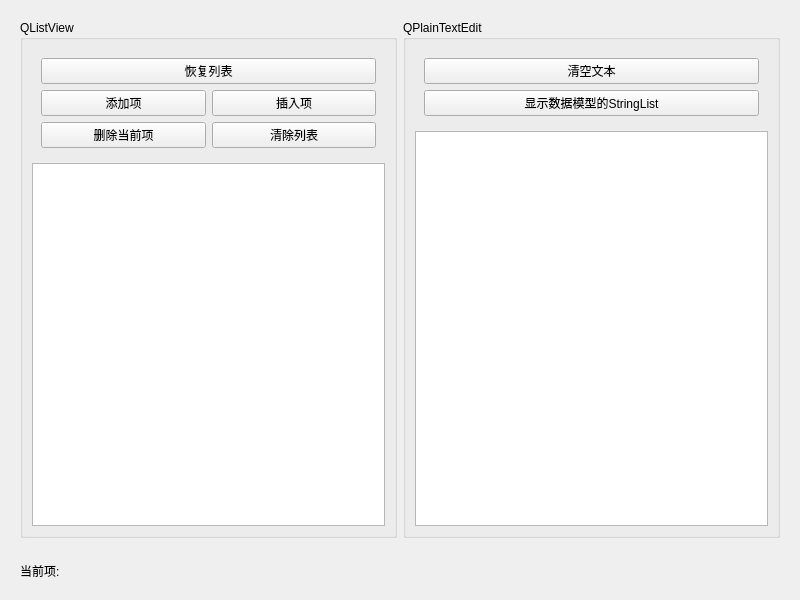
<?xml version="1.0" encoding="UTF-8"?>
<ui version="4.0">
 <class>Widget</class>
 <widget class="QWidget" name="Widget">
  <property name="geometry">
   <rect>
    <x>0</x>
    <y>0</y>
    <width>800</width>
    <height>600</height>
   </rect>
  </property>
  <property name="windowTitle">
   <string>Widget</string>
  </property>
  <layout class="QVBoxLayout" name="verticalLayout_4">
   <item>
    <widget class="QWidget" name="widget_2" native="true">
     <layout class="QHBoxLayout" name="horizontalLayout">
      <item>
       <widget class="QGroupBox" name="groupBox">
        <property name="title">
         <string>QListView</string>
        </property>
        <layout class="QVBoxLayout" name="verticalLayout">
         <item>
          <widget class="QWidget" name="widget" native="true">
           <layout class="QGridLayout" name="gridLayout">
            <item row="0" column="0" colspan="2">
             <widget class="QPushButton" name="btnRecoverList">
              <property name="text">
               <string>恢复列表</string>
              </property>
             </widget>
            </item>
            <item row="1" column="0">
             <widget class="QPushButton" name="btnAddItem">
              <property name="text">
               <string>添加项</string>
              </property>
             </widget>
            </item>
            <item row="1" column="1">
             <widget class="QPushButton" name="btnInsertItem">
              <property name="text">
               <string>插入项</string>
              </property>
             </widget>
            </item>
            <item row="2" column="0">
             <widget class="QPushButton" name="btnDeleteCurItem">
              <property name="text">
               <string>删除当前项</string>
              </property>
             </widget>
            </item>
            <item row="2" column="1">
             <widget class="QPushButton" name="btnCLearList">
              <property name="text">
               <string>清除列表</string>
              </property>
             </widget>
            </item>
           </layout>
          </widget>
         </item>
         <item>
          <widget class="QListView" name="listView"/>
         </item>
        </layout>
       </widget>
      </item>
      <item>
       <widget class="QGroupBox" name="groupBox_2">
        <property name="title">
         <string>QPlainTextEdit</string>
        </property>
        <layout class="QVBoxLayout" name="verticalLayout_2">
         <item>
          <widget class="QWidget" name="widget_3" native="true">
           <layout class="QGridLayout" name="gridLayout_2">
            <item row="0" column="0">
             <widget class="QPushButton" name="btnClearText">
              <property name="text">
               <string>清空文本</string>
              </property>
             </widget>
            </item>
            <item row="1" column="0">
             <widget class="QPushButton" name="btnShowModel">
              <property name="text">
               <string>显示数据模型的StringList</string>
              </property>
             </widget>
            </item>
           </layout>
          </widget>
         </item>
         <item>
          <widget class="QPlainTextEdit" name="plainTextEdit"/>
         </item>
        </layout>
       </widget>
      </item>
     </layout>
    </widget>
   </item>
   <item>
    <widget class="QWidget" name="widget_4" native="true">
     <layout class="QVBoxLayout" name="verticalLayout_3">
      <item>
       <widget class="QLabel" name="label">
        <property name="text">
         <string>当前项:</string>
        </property>
       </widget>
      </item>
     </layout>
    </widget>
   </item>
  </layout>
 </widget>
 <resources/>
 <connections/>
</ui>
